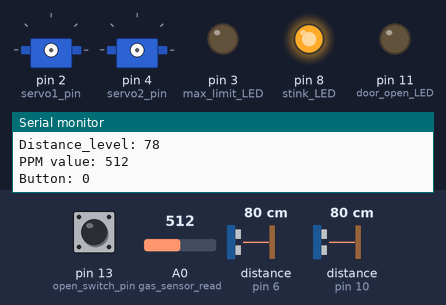
Bench run of a sketch on a simulated Arduino Uno, built with avr-gcc and run on an emulated ATmega328P. Shown: 2 × servo, output pins drawn as LEDs (lit = HIGH), the last lines printed to the serial monitor. Wiring (inferred from the names in the program): 2 × ultrasonic range finder: trigger pin 5, echo pin 6 / trigger pin 9, echo pin 10. Inputs (shaded band) come from the test bench; at power-on: distance to the obstacle (sensors on pin 10, pin 6) 80 cm, A0 (gas_sensor_read) = 512, pin 13 (open_switch_pin) LOW. The echo pulse lasts 58.3 µs per cm; pins used as bus, display or sensor lines are not drawn.

Above: at 1.3 s.
1.4 s: distance to the obstacle (sensor on pin 10) set to 12 cm
3.2 s: distance to the obstacle (sensor on pin 10) set to 9 cm
At 4.23 s:
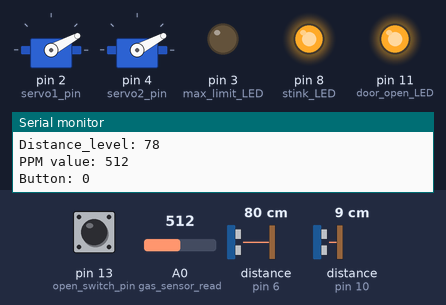
At 5.7 s:
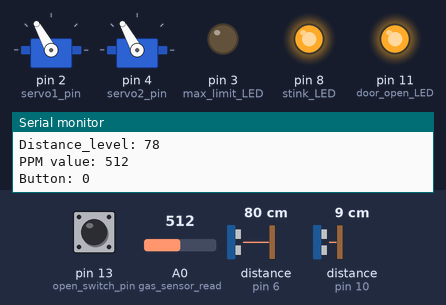
6.1 s: distance to the obstacle (sensor on pin 6) set to 12 cm
8.1 s: distance to the obstacle (sensor on pin 6) set to 9 cm
At 10.3 s:
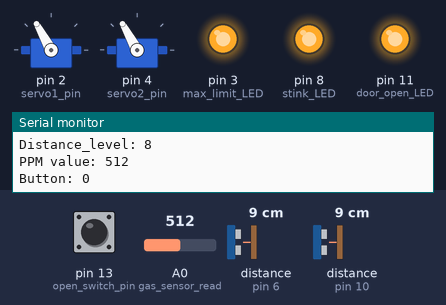
11.2 s: A0 (gas_sensor_read) set to 416
14.3 s: A0 (gas_sensor_read) set to 388
At 17.4 s:
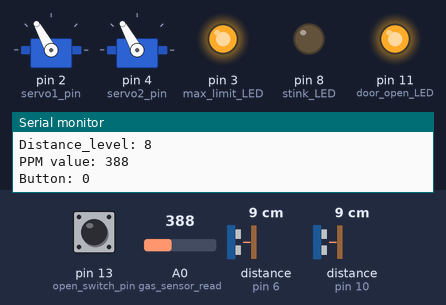
Timing chart, 0 to 18.4 s (numbered marks = the images above; inputs shaded):
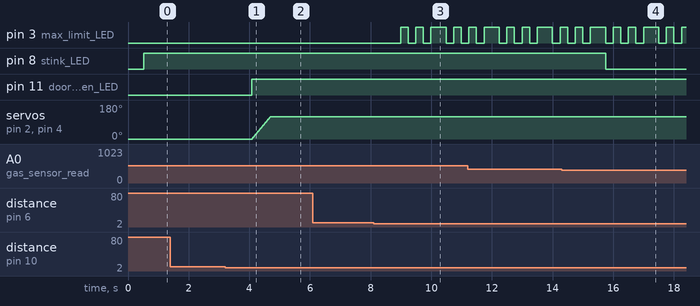

The sketch:

dustbin.ino
```cpp
//========= Defining instants and pins==========//

const int door_trigPin = 9;
const int door_echoPin = 10;
const int level_trigPin = 5;
const int level_echoPin = 6;

const int door_open_duration = 10; // cm
const int open_switch_pin = 13;  // pin
int open_switch_read;

const int max_limit_LED = 3; // pin
const int stink_LED = 8; // pin
const int door_open_LED = 11; // pin

long duration_door;
int distance_door;
long duration_level;
int distance_level;

int gas_sensor_value;

const int gas_sensor_read = A0;  // pin

#include <Servo.h>
Servo servo1;
const int servo1_pin = 2;  // pin
Servo servo2;
const int servo2_pin = 4;  // pin
int angle = 0;

void setup() {
  pinMode(door_trigPin, OUTPUT); // Sets the trigPin as an Output
  pinMode(door_echoPin, INPUT); // Sets the echoPin as an Input
  pinMode(level_trigPin, OUTPUT); // Sets the trigPin as an Output
  pinMode(level_echoPin, INPUT); // Sets the echoPin as an Input

  pinMode(max_limit_LED , OUTPUT);
  digitalWrite(max_limit_LED, LOW);
  pinMode(stink_LED , OUTPUT);
  digitalWrite(stink_LED, LOW);
  pinMode(door_open_LED , OUTPUT);
  digitalWrite(door_open_LED, LOW);

  Serial.begin(9600); // Starts the serial communication
  pinMode(open_switch_pin, INPUT);
}

void loop() {
  open_switch_read = digitalRead(open_switch_pin);    // check the button read

  digitalWrite(door_trigPin, LOW);    // Clears the trigPin
  delayMicroseconds(2);
  digitalWrite(door_trigPin, HIGH);  // Sets the trigPin on HIGH state for 10 micro seconds
  delayMicroseconds(10);
  digitalWrite(door_trigPin, LOW);
  duration_door = pulseIn(door_echoPin, HIGH);   // Reads the echoPin, returns the sound wave travel time in microseconds

  digitalWrite(level_trigPin, LOW);    // Clears the trigPin
  delayMicroseconds(2);
  digitalWrite(level_trigPin, HIGH);  // Sets the trigPin on HIGH state for 10 micro seconds
  delayMicroseconds(10);
  digitalWrite(level_trigPin, LOW);
  duration_level = pulseIn(level_echoPin, HIGH);   // Reads the echoPin, returns the sound wave travel time in microseconds

  distance_door= duration_door*0.034/2;   // Calculating the distance
  distance_level= duration_level*0.034/2;   // Calculating the distance

  gas_sensor_value = analogRead(gas_sensor_read);

  Serial.print("Distance_door: ");  // Prints the distance on the Serial Monitor
  Serial.println(distance_door);
  Serial.print("Distance_level: ");  // Prints the distance on the Serial Monitor
  Serial.println(distance_level);
  Serial.print("PPM value: ");     // prints the PPM value from the MQ4 gas sensor
  Serial.println(gas_sensor_value);
  Serial.print("Button: ");     // prints the button read
  Serial.println(open_switch_read);
  Serial.print("\n");

  delay(500);  //--------- This delay is for controlling the sensitivity of the sensors...*

  if ( gas_sensor_value > 400){  // stink LED    (the normal methane PPM of the atmosphere is considered as about 400 PPM)
    digitalWrite(stink_LED, HIGH);
  } else{
    digitalWrite(stink_LED, LOW);
  }

  if ( distance_level < 10){  // max limit LED
    digitalWrite(max_limit_LED, HIGH);
  } else{
    digitalWrite(max_limit_LED, LOW);
  }

  if (angle < 120 && ( (distance_door < door_open_duration && distance_level > 10) || open_switch_read == HIGH)) {  // Door opening
    digitalWrite(door_open_LED, HIGH);

    servo1.attach(servo1_pin);
    servo2.attach(servo2_pin);

    for (angle = 0; angle < 120; angle++) {
      servo1.write(angle);
      servo2.write(angle);
      delay(5);
    }

    servo1.detach();
    servo2.detach();
  }

  if (distance_level < 10 && distance_door < door_open_duration){   // blink the max limit LED
    digitalWrite(max_limit_LED, LOW);
    delay(250);
    digitalWrite(max_limit_LED, HIGH);
    delay(250);
    digitalWrite(max_limit_LED, LOW);
    delay(250);
    digitalWrite(max_limit_LED, HIGH);
    delay(250);
    digitalWrite(max_limit_LED, LOW);
    delay(250);
    digitalWrite(max_limit_LED, HIGH);
  }

  if (distance_door > door_open_duration && angle == 120 && open_switch_read == LOW){     // door closing
    delay(5000);             // wait for 5 seconds befor closing the door

    Serial.println(angle);

    servo1.attach(servo1_pin);
    servo2.attach(servo2_pin);

    for (angle = 120; angle > 0; angle--) {
      servo1.write(angle);
      servo2.write(angle);
      delay(15);
    }
    servo1.detach();
    servo2.detach();

    digitalWrite(door_open_LED, LOW);
  }
}
```

Measured:
- the behaviour switches between 11 and 10 cm on distance to the obstacle (sensor on pin 10) (found by bisection; images 0 and 1)
- the behaviour switches between 11 and 10 cm on distance to the obstacle (sensor on pin 6) (found by bisection; images 2 and 3)
- the behaviour switches between 401 and 400 on A0 (gas_sensor_read) (found by bisection; images 3 and 4)
- after the input at 3.2 s, pin 11 (door_open_LED): LOW → HIGH after 0.88 s; servo on pin 2 (servo1_pin), servo on pin 4 (servo2_pin): moves from 0° to 119° over 0.60 s, starting after 0.90 s
- after the input at 8.1 s, pin 3 (max_limit_LED): LOW → HIGH after 0.89 s, → LOW 0.25 s later, → HIGH 0.25 s later, → LOW 0.25 s later, … (8 changes in this stretch)
- after the input at 14.3 s, pin 8 (stink_LED): HIGH → LOW after 1.4 s
